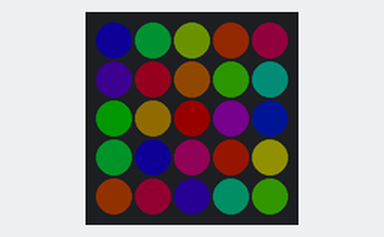
The sketch below on a simulated ESP32. Shown: 5×5 RGB LED matrix (first LED top left, wired row by row). Dim RGB values are drawn brighter than linear; WiFi joins after 1.5 s; servers stay silent unless stated; a WiFi scan finds three made-up networks; what the sketch prints to the serial monitor is not drawn.

Above: at 4.18 s.
At 11.05 s:
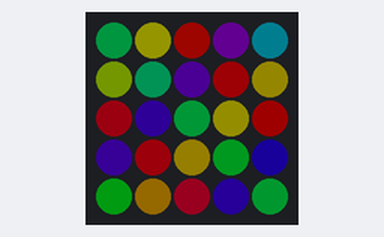
At 16.47 s:
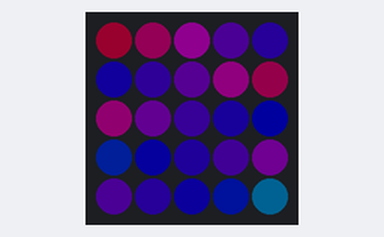
At 21.97 s:
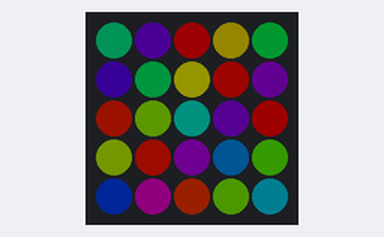
At 30.69 s:
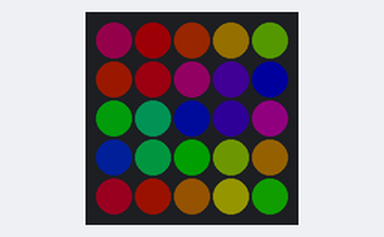
At 39.52 s:
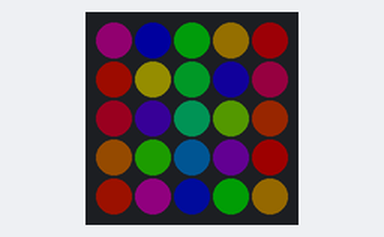

The sketch:

sketch_dec13a.ino
```cpp
#include <FastLED.h>
#include <WiFi.h>


const char* ssid = "AirStation";
const char* password =  "96542091";

#define LED_PIN  27

#define COLOR_ORDER GRB
#define CHIPSET     WS2812

#define BRIGHTNESS 30

String translateEncryptionType(wifi_auth_mode_t encryptionType) {

  switch (encryptionType) {
    case (WIFI_AUTH_OPEN):
      return "Open";
    case (WIFI_AUTH_WEP):
      return "WEP";
    case (WIFI_AUTH_WPA_PSK):
      return "WPA_PSK";
    case (WIFI_AUTH_WPA2_PSK):
      return "WPA2_PSK";
    case (WIFI_AUTH_WPA_WPA2_PSK):
      return "WPA_WPA2_PSK";
    case (WIFI_AUTH_WPA2_ENTERPRISE):
      return "WPA2_ENTERPRISE";
  }
}

void scanNetworks() {

  int numberOfNetworks = WiFi.scanNetworks();

  Serial.print("Number of networks found: ");
  Serial.println(numberOfNetworks);

  for (int i = 0; i < numberOfNetworks; i++) {

    Serial.print("Network name: ");
    Serial.println(WiFi.SSID(i));

    Serial.print("Signal strength: ");
    Serial.println(WiFi.RSSI(i));

    Serial.print("MAC address: ");
    Serial.println(WiFi.BSSIDstr(i));

    Serial.print("Encryption type: ");
    String encryptionTypeDescription = translateEncryptionType(WiFi.encryptionType(i));
    Serial.println(encryptionTypeDescription);
    Serial.println("-----------------------");

  }
}

void connectToNetwork() {
  WiFi.begin(ssid, password);

  while (WiFi.status() != WL_CONNECTED) {
    delay(1000);
    Serial.println("Establishing connection to WiFi..");
  }

  Serial.println("Connected to network");

}

// Helper functions for an two-dimensional XY matrix of pixels.
// Simple 2-D demo code is included as well.
//
//     XY(x,y) takes x and y coordinates and returns an LED index number,
//             for use like this:  leds[ XY(x,y) ] == CRGB::Red;
//             No error checking is performed on the ranges of x and y.
//
//     XYsafe(x,y) takes x and y coordinates and returns an LED index number,
//             for use like this:  leds[ XY(x,y) ] == CRGB::Red;
//             Error checking IS performed on the ranges of x and y, and an
//             index of "-1" is returned.  Special instructions below
//             explain how to use this without having to do your own error
//             checking every time you use this function.
//             This is a slightly more advanced technique, and
//             it REQUIRES SPECIAL ADDITIONAL setup, described below.


// Params for width and height
const uint8_t kMatrixWidth = 5;
const uint8_t kMatrixHeight = 5;

// Param for different pixel layouts
const bool    kMatrixSerpentineLayout = false;
// Set 'kMatrixSerpentineLayout' to false if your pixels are
// laid out all running the same way, like this:
//
//     0 >  1 >  2 >  3 >  4
//                         |
//     .----<----<----<----'
//     |
//     5 >  6 >  7 >  8 >  9
//                         |
//     .----<----<----<----'
//     |
//    10 > 11 > 12 > 13 > 14
//                         |
//     .----<----<----<----'
//     |
//    15 > 16 > 17 > 18 > 19
//
// Set 'kMatrixSerpentineLayout' to true if your pixels are
// laid out back-and-forth, like this:
//
//     0 >  1 >  2 >  3 >  4
//                         |
//                         |
//     9 <  8 <  7 <  6 <  5
//     |
//     |
//    10 > 11 > 12 > 13 > 14
//                        |
//                        |
//    19 < 18 < 17 < 16 < 15
//
// Bonus vocabulary word: anything that goes one way
// in one row, and then backwards in the next row, and so on
// is call "boustrophedon", meaning "as the ox plows."


// This function will return the right 'led index number' for
// a given set of X and Y coordinates on your matrix.
// IT DOES NOT CHECK THE COORDINATE BOUNDARIES.
// That's up to you.  Don't pass it bogus values.
//
// Use the "XY" function like this:
//
//    for( uint8_t x = 0; x < kMatrixWidth; x++) {
//      for( uint8_t y = 0; y < kMatrixHeight; y++) {
//
//        // Here's the x, y to 'led index' in action:
//        leds[ XY( x, y) ] = CHSV( random8(), 255, 255);
//
//      }
//    }
//
//
uint16_t XY( uint8_t x, uint8_t y)
{
  uint16_t i;

  if( kMatrixSerpentineLayout == false) {
    i = (y * kMatrixWidth) + x;
  }

  if( kMatrixSerpentineLayout == true) {
    if( y & 0x01) {
      // Odd rows run backwards
      uint8_t reverseX = (kMatrixWidth - 1) - x;
      i = (y * kMatrixWidth) + reverseX;
    } else {
      // Even rows run forwards
      i = (y * kMatrixWidth) + x;
    }
  }

  return i;
}


// Once you've gotten the basics working (AND NOT UNTIL THEN!)
// here's a helpful technique that can be tricky to set up, but
// then helps you avoid the needs for sprinkling array-bound-checking
// throughout your code.
//
// It requires a careful attention to get it set up correctly, but
// can potentially make your code smaller and faster.
//
// Suppose you have an 8 x 5 matrix of 40 LEDs.  Normally, you'd
// delcare your leds array like this:
//    CRGB leds[40];
// But instead of that, declare an LED buffer with one extra pixel in
// it, "leds_plus_safety_pixel".  Then declare "leds" as a pointer to
// that array, but starting with the 2nd element (id=1) of that array:
//    CRGB leds_with_safety_pixel[41];
//    CRGB* const leds( leds_plus_safety_pixel + 1);
// Then you use the "leds" array as you normally would.
// Now "leds[0..N]" are aliases for "leds_plus_safety_pixel[1..(N+1)]",
// AND leds[-1] is now a legitimate and safe alias for leds_plus_safety_pixel[0].
// leds_plus_safety_pixel[0] aka leds[-1] is now your "safety pixel".
//
// Now instead of using the XY function above, use the one below, "XYsafe".
//
// If the X and Y values are 'in bounds', this function will return an index
// into the visible led array, same as "XY" does.
// HOWEVER -- and this is the trick -- if the X or Y values
// are out of bounds, this function will return an index of -1.
// And since leds[-1] is actually just an alias for leds_plus_safety_pixel[0],
// it's a totally safe and legal place to access.  And since the 'safety pixel'
// falls 'outside' the visible part of the LED array, anything you write
// there is hidden from view automatically.
// Thus, this line of code is totally safe, regardless of the actual size of
// your matrix:
//    leds[ XYsafe( random8(), random8() ) ] = CHSV( random8(), 255, 255);
//
// The only catch here is that while this makes it safe to read from and
// write to 'any pixel', there's really only ONE 'safety pixel'.  No matter
// what out-of-bounds coordinates you write to, you'll really be writing to
// that one safety pixel.  And if you try to READ from the safety pixel,
// you'll read whatever was written there last, reglardless of what coordinates
// were supplied.

#define NUM_LEDS (kMatrixWidth * kMatrixHeight)
CRGB leds_plus_safety_pixel[ NUM_LEDS + 1];
CRGB* const leds( leds_plus_safety_pixel + 1);

uint16_t XYsafe( uint8_t x, uint8_t y)
{
  if( x >= kMatrixWidth) return -1;
  if( y >= kMatrixHeight) return -1;
  return XY(x,y);
}


// Demo that USES "XY" follows code below

void loop()
{
    uint32_t ms = millis();
    int32_t yHueDelta32 = ((int32_t)cos16( ms * (27/1) ) * (350 / kMatrixWidth));
    int32_t xHueDelta32 = ((int32_t)cos16( ms * (39/1) ) * (310 / kMatrixHeight));
    DrawOneFrame( ms / 65536, yHueDelta32 / 32768, xHueDelta32 / 32768);
    if( ms < 5000 ) {
      FastLED.setBrightness( scale8( BRIGHTNESS, (ms * 256) / 5000));
    } else {
      FastLED.setBrightness(BRIGHTNESS);
    }
    FastLED.show();

}

void DrawOneFrame( byte startHue8, int8_t yHueDelta8, int8_t xHueDelta8)
{
  byte lineStartHue = startHue8;
  for( byte y = 0; y < kMatrixHeight; y++) {
    lineStartHue += yHueDelta8;
    byte pixelHue = lineStartHue;
    for( byte x = 0; x < kMatrixWidth; x++) {
      pixelHue += xHueDelta8;
      leds[ XY(x, y)]  = CHSV( pixelHue, 255, 255);
    }
  }
}


void setup() {
 // M5.begin(true, false, true);

  FastLED.addLeds<CHIPSET, LED_PIN, COLOR_ORDER>(leds, NUM_LEDS).setCorrection(TypicalSMD5050);
  FastLED.setBrightness( BRIGHTNESS );

    Serial.begin(115200);

  scanNetworks();
  connectToNetwork();

  Serial.println(WiFi.macAddress());
  Serial.println(WiFi.localIP());

 // WiFi.disconnect(true);
 // Serial.println(WiFi.localIP());
}
```
